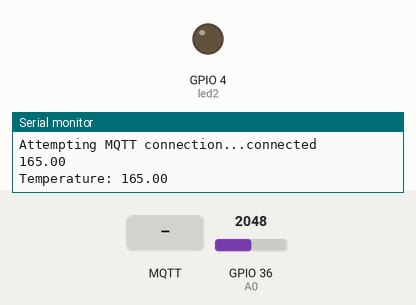
The sketch below on a simulated ESP32. On the bench: output pins drawn as LEDs (lit = HIGH), the last lines printed to the serial monitor. The inputs (shaded band) are chosen by the test bench; at power-on: GPIO 36 (A0) = 2048. WiFi joins after 1.5 s; servers stay silent unless stated; random numbers use the default seed unless the sketch sets one; no MQTT or app messages arrive unless stated.

Above: at 2.7 s.
2.8 s: MQTT message "on" arrives on the first subscribed topic
At 3.6 s:
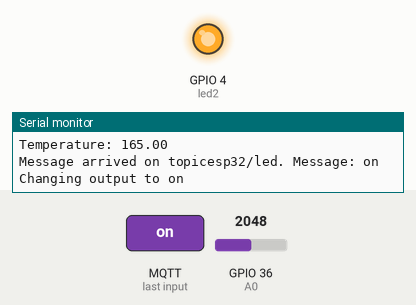
5.8 s: MQTT message "off" arrives on the first subscribed topic
At 7.1 s:
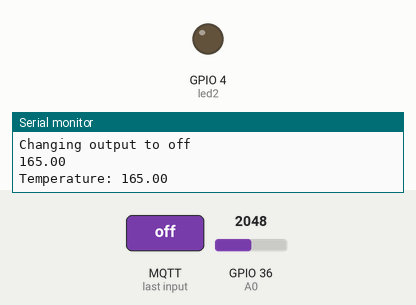
Timing chart, 0 to 8.8 s (numbered marks = the images above; inputs shaded):
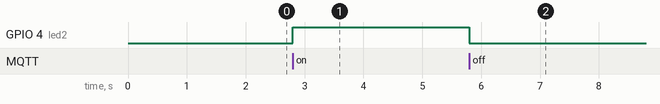

The sketch:

esp32_mqtt.ino
```cpp
#include <WiFi.h>
#include <PubSubClient.h>
#define A0 36
#define refV 3300
#define bits 4096.0
#define led2 4


// Update these with values suitable for your network.

const char* ssid = "......";
const char* password = ".....";
const char* mqtt_server = "test.mosquitto.org";   // mqtt.eclipseprojects.io

WiFiClient espClient;
PubSubClient client(espClient);
unsigned long lastMsg = 0;
#define MSG_BUFFER_SIZE	(50)
char msg[MSG_BUFFER_SIZE];

int value = 0;
//temp
float temperature = 0;
int val  = 0;
float temp_celcius = 0;


// LED Pin
//const int ledPin = 4;

void setup_wifi() {

  delay(10);
  // We start by connecting to a WiFi network
  Serial.println();
  Serial.print("Connecting to ");
  Serial.println(ssid);

  WiFi.mode(WIFI_STA);
  WiFi.begin(ssid, password);

  while (WiFi.status() != WL_CONNECTED) {
    delay(500);
    Serial.print(".");
  }

  randomSeed(micros());

  Serial.println("");
  Serial.println("WiFi connected");
  Serial.println("IP address: ");
  Serial.println(WiFi.localIP());
}

void callback(char* topic, byte* payload, unsigned int length) {
  Serial.print("Message arrived on topic");
  Serial.print(topic);
  Serial.print(". Message: ");
  String messageTemp;
  for (int i = 0; i < length; i++) {
    Serial.print((char)payload[i]);
    messageTemp += (char)payload[i];

  }
  Serial.println();
  //Serial.println(String(topic));
  if (String(topic) == "esp32/led") {
    Serial.print("Changing output to ");
    if(messageTemp == "on"){
      Serial.println("on");
      digitalWrite(led2, HIGH);
    }
    else if(messageTemp == "off"){
      Serial.println("off");
      digitalWrite(led2, LOW);
    }
  }

}

void reconnect() {
  // Loop until we're reconnected
  while (!client.connected()) {
    Serial.print("Attempting MQTT connection...");
    // Create a random client ID
    String clientId = "ESP8266Client-";
    clientId += String(random(0xffff), HEX);
    // Attempt to connect
    if (client.connect(clientId.c_str())) {
      Serial.println("connected");
      // Once connected, publish an announcement...
      //client.publish("outTopic", "hello world");
      // ... and resubscribe
      client.subscribe("esp32/led");
    } else {
      Serial.print("failed, rc=");
      Serial.print(client.state());
      Serial.println(" try again in 5 seconds");
      // Wait 5 seconds before retrying
      delay(5000);
    }
  }
}

void setup() {
  //pinMode(BUILTIN_LED, OUTPUT);     // Initialize the BUILTIN_LED pin as an output
  Serial.begin(115200);
  setup_wifi();
  client.setServer(mqtt_server, 1883);
  client.setCallback(callback);
pinMode(led2, OUTPUT);
}

void loop() {

  if (!client.connected()) {
    reconnect();
  }
  client.loop();

  unsigned long now = millis();
  if (now - lastMsg > 2000) {
    lastMsg = now;

  val  = analogRead(A0);
  temp_celcius = val*(refV/bits);

  temperature = temp_celcius/10.0 ;

  Serial.println(temperature);
  //delay(2000);

  char tempString[8];
  dtostrf(temperature, 1, 2, tempString);
  Serial.print("Temperature: ");
  Serial.println(tempString);
  client.publish("home/temperature", tempString);
  }
}
```

Measured:
- after the input at 2.8 s, GPIO 4 (led2): LOW → HIGH at once
- after the input at 5.8 s, GPIO 4 (led2): HIGH → LOW at once
